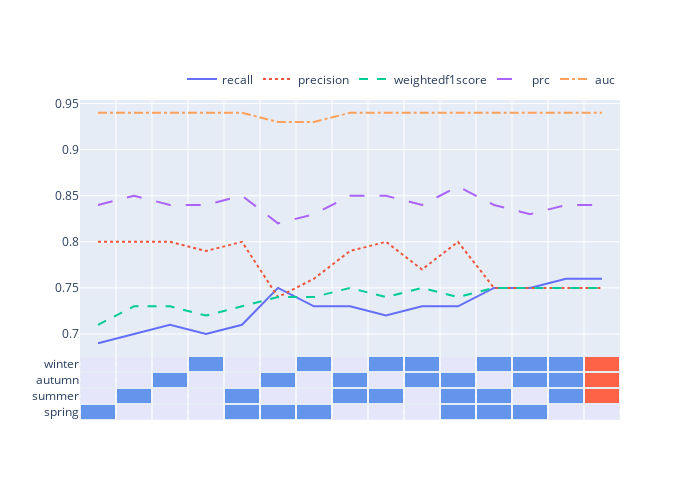

The notebook cell this image was saved under:
### Code cell
from importlib import reload
import plot_utils
reload(plot_utils)
plot_utils.PlotUtils().line_heatmap(
    best_df, all_seasons_names, [0.2, 0.8]
)

### Figure 1 — Plotly figure (JSON) as saved in the notebook; plotly's stock layout.template omitted (floating-point values rounded to 4 significant figures)
{"data": [{"hovertemplate": "variable=recall<br>index=%{x}<br>value=%{y}<extra></extra>", "legendgroup": "recall", "line": {"color": "#636efa", "dash": "solid"}, "marker": {"symbol": "circle"}, "mode": "lines", "name": "recall", "orientation": "v", "showlegend": true, "type": "scatter", "x": [0, 1, 2, 3, 4, 5, 6, 7, 8, 9, 10, 11, 12, 13, 14], "xaxis": "x", "y": [0.69, 0.7, 0.71, 0.7, 0.71, 0.75, 0.73, 0.73, 0.72, 0.73, 0.73, 0.75, 0.75, 0.76, 0.76], "yaxis": "y"}, {"hovertemplate": "variable=precision<br>index=%{x}<br>value=%{y}<extra></extra>", "legendgroup": "precision", "line": {"color": "#EF553B", "dash": "dot"}, "marker": {"symbol": "circle"}, "mode": "lines", "name": "precision", "orientation": "v", "showlegend": true, "type": "scatter", "x": [0, 1, 2, 3, 4, 5, 6, 7, 8, 9, 10, 11, 12, 13, 14], "xaxis": "x", "y": [0.8, 0.8, 0.8, 0.79, 0.8, 0.74, 0.76, 0.79, 0.8, 0.77, 0.8, 0.75, 0.75, 0.75, 0.75], "yaxis": "y"}, {"hovertemplate": "variable=weightedf1score<br>index=%{x}<br>value=%{y}<extra></extra>", "legendgroup": "weightedf1score", "line": {"color": "#00cc96", "dash": "dash"}, "marker": {"symbol": "circle"}, "mode": "lines", "name": "weightedf1score", "orientation": "v", "showlegend": true, "type": "scatter", "x": [0, 1, 2, 3, 4, 5, 6, 7, 8, 9, 10, 11, 12, 13, 14], "xaxis": "x", "y": [0.71, 0.73, 0.73, 0.72, 0.73, 0.74, 0.74, 0.75, 0.74, 0.75, 0.74, 0.75, 0.75, 0.75, 0.75], "yaxis": "y"}, {"hovertemplate": "variable=prc<br>index=%{x}<br>value=%{y}<extra></extra>", "legendgroup": "prc", "line": {"color": "#ab63fa", "dash": "longdash"}, "marker": {"symbol": "circle"}, "mode": "lines", "name": "prc", "orientation": "v", "showlegend": true, "type": "scatter", "x": [0, 1, 2, 3, 4, 5, 6, 7, 8, 9, 10, 11, 12, 13, 14], "xaxis": "x", "y": [0.84, 0.85, 0.84, 0.84, 0.85, 0.82, 0.83, 0.85, 0.85, 0.84, 0.86, 0.84, 0.83, 0.84, 0.84], "yaxis": "y"}, {"hovertemplate": "variable=auc<br>index=%{x}<br>value=%{y}<extra></extra>", "legendgroup": "auc", "line": {"color": "#FFA15A", "dash": "dashdot"}, "marker": {"symbol": "circle"}, "mode": "lines", "name": "auc", "orientation": "v", "showlegend": true, "type": "scatter", "x": [0, 1, 2, 3, 4, 5, 6, 7, 8, 9, 10, 11, 12, 13, 14], "xaxis": "x", "y": [0.94, 0.94, 0.94, 0.94, 0.94, 0.93, 0.93, 0.94, 0.94, 0.94, 0.94, 0.94, 0.94, 0.94, 0.94], "yaxis": "y"}, {"colorscale": [[0, "lavender"], [0.5, "cornflowerblue"], [1, "tomato"]], "showscale": false, "type": "heatmap", "xaxis": "x2", "xgap": 2, "y": ["spring", "summer", "autumn", "winter"], "yaxis": "y2", "ygap": 2, "z": [[1, 0, 0, 0, 1, 1, 1, 0, 0, 0, 1, 1, 1, 0, 0], [0, 1, 0, 0, 1, 0, 0, 1, 1, 0, 1, 1, 0, 1, 2], [0, 0, 1, 0, 0, 1, 0, 1, 0, 1, 1, 0, 1, 1, 2], [0, 0, 0, 1, 0, 0, 1, 0, 1, 1, 0, 1, 1, 1, 2]]}], "layout": {"height": 500, "legend": {"orientation": "h", "x": 1, "xanchor": "right", "y": 1.02, "yanchor": "bottom"}, "width": 700, "xaxis": {"anchor": "y", "domain": [0, 1], "dtick": 1, "range": [-0.5, 14.5], "showticklabels": false, "tick0": 0.5, "tickmode": "linear", "title": {}, "type": "linear", "zeroline": false}, "xaxis2": {"anchor": "y2", "domain": [0, 1], "dtick": 1, "range": [-0.5, 14.5], "showticklabels": false, "tick0": 0.5, "tickmode": "linear", "title": {}, "zeroline": false}, "yaxis": {"anchor": "x", "autorange": true, "domain": [0.2, 1], "range": [0.6761, 0.9539], "type": "linear"}, "yaxis2": {"anchor": "x2", "autorange": true, "domain": [0, 0.2], "range": [-0.5, 3.5], "type": "category"}}}
